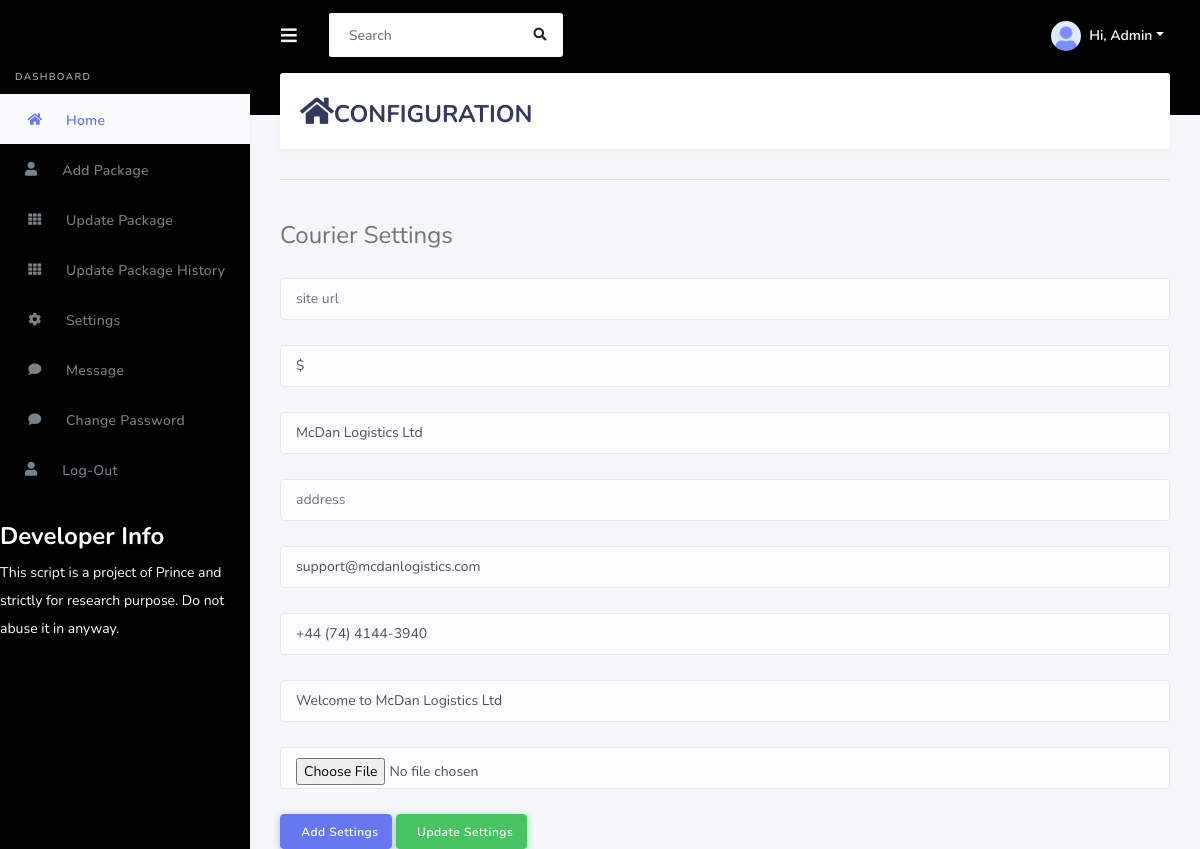
/admin/pages/settings.php (signed in), run on the app's committed database.
### tables this page shows
CREATE TABLE settings (
  id SERIAL PRIMARY KEY,
  sname VARCHAR(200) NOT NULL,
  apipr VARCHAR(200) NOT NULL,
  apipu VARCHAR(200) NOT NULL,
  currency VARCHAR(200) NOT NULL,
  branch VARCHAR(200) NOT NULL,
  bname VARCHAR(200) NOT NULL,
  baddress VARCHAR(200) NOT NULL,
  email VARCHAR(200) NOT NULL,
  phone VARCHAR(200) NOT NULL,
  title VARCHAR(200) NOT NULL,
  logo VARCHAR(100) NOT NULL
);

### config/config.php (called while the page is built, shortened)
<?php
$sql= "SELECT * FROM settings ";
			  $result = db_query($sql);
			  if(db_num_rows($result) > 0){
                  $row = db_fetch_assoc($result);
				  }
                  if(isset($row['bname'])  && isset($row['logo']) && isset($row['title']) && isset($row['apipu']) && isset($row['baddress']) && isset($row['branch']) ){
                    $currency = $row['currency'];
                    $name = $row['bname'];
                  $logo = $row['logo'];
                  $emaila = $row['email'];
                  $phone = $row['phone'];
                  $address = $row['baddress'];
                  $title = $row['title'];
                  $bankurl = $row['sname'];
       $id = $row['id'];
        }
?>

### config/database.php (called while the page is built, shortened)
<?php
$db_host = getenv('DB_HOST') ?: 'localhost';
$db_user = getenv('DB_USER') ?: 'trusqerp_medidb';
$db_pass = getenv('DB_PASS') ?: 'Gravity90$';
$db_name = getenv('DB_NAME') ?: 'trusqerp_medidb';
$db_type = getenv('DB_TYPE') ?: 'mysql';
if ($db_type === 'pgsql') {
    $conn_string = "host=$db_host dbname=$db_name user=$db_user password=$db_pass";
    $link = pg_connect($conn_string);
    if(!$link) {
        die("ERROR: Could not connect to PostgreSQL. " . pg_last_error());
    }
    function db_query($query) {
        global $link;
        return pg_query($link, $query);
    }
    function db_fetch_assoc($result) {
        if (!$result) return false;
        return pg_fetch_assoc($result);
    }
    function db_num_rows($result) {
        if (!$result) return 0;
        return pg_num_rows($result);
    }
    function db_escape_string($string) {
        global $link;
        return pg_escape_string($link, $string);
    }
} else {
    $link = mysqli_connect(DB_SERVER, DB_USERNAME, DB_PASSWORD, DB_NAME);
    function db_query($query) {
        global $link;
        return mysqli_query($link, $query);
    }
    function db_fetch_assoc($result) {
        return mysqli_fetch_assoc($result);
    }
}
?>

### admin/pages/settings.php (the view, shortened to what this page needs)
<?php
if(isset($_SESSION['uid'])){
 $id = $_GET['id'];
  include '../../config/database.php';
  include '../../config/config.php';
  include 'header.php';
}
else{
    header("location:../pages/login.php");
}
    ?>
      <div class="main-content">
        <section class="section">
          <div class="section-header">
            <h1><i class="fa fa-home " style="font-size:30px"></i>CONFIGURATION</h1>
          </div>
          <hr></hr>
            <div class="box-header with-border">
     <form class="form-horizontal" action="settings.php?id=<?php echo $id ;?>" method="POST" enctype="multipart/form-data" >
           <legend>Courier Settings </legend>
 <div class="form-group">
        <input type="text" name="sname" placeholder="site url"  value="<?php echo $bankurl;?>" class="form-control">
        </div>
     <div class="form-group">
        <input type="text" name="currency" placeholder="currency" value="<?php echo $currency;?>"  class="form-control">
        </div>
        <div class="form-group">
        <input type="text" name="bname" placeholder="bank name" value="<?php echo $name;?>"  class="form-control">
        </div>
     <div class="form-group">
        <input type="text" name="baddress" placeholder="address" value="<?php echo $address;?>"  class="form-control">
        </div>
        <div class="form-group">
        <input type="text" name="email" placeholder="email" value="<?php echo $emaila;?>"  class="form-control">
        </div>
     <div class="form-group">
        <input type="text" name="phone" placeholder="phone" value="<?php echo $phone;?>"  class="form-control">
        </div>
     <div class="form-group">
        <input type="text" name="title" placeholder="title" value="<?php echo $title;?>"  class="form-control">
        </div>
        <div class="form-group">
        <input type="file" name="logo" placeholder="logo" value="<?php echo $logo;?>"  class="form-control">
        </div>
	  <button style="" type="submit" class="btn btn-primary" name="set" > <i class="fa fa-send"></i>&nbsp; Add Settings </button>
    <button style="" type="submit" class="btn btn-success" name="uset" > <i class="fa fa-send"></i>&nbsp; Update Settings </button>
    </form>
    </div>
   </div>
   </div>
  </div>

### data on the page
settings: currency "$", bname "McDan Logistics Ltd", email "support@mcdanlogistics.com", phone "+44 (74) 4144-3940", title "Welcome to McDan Logistics Ltd"
